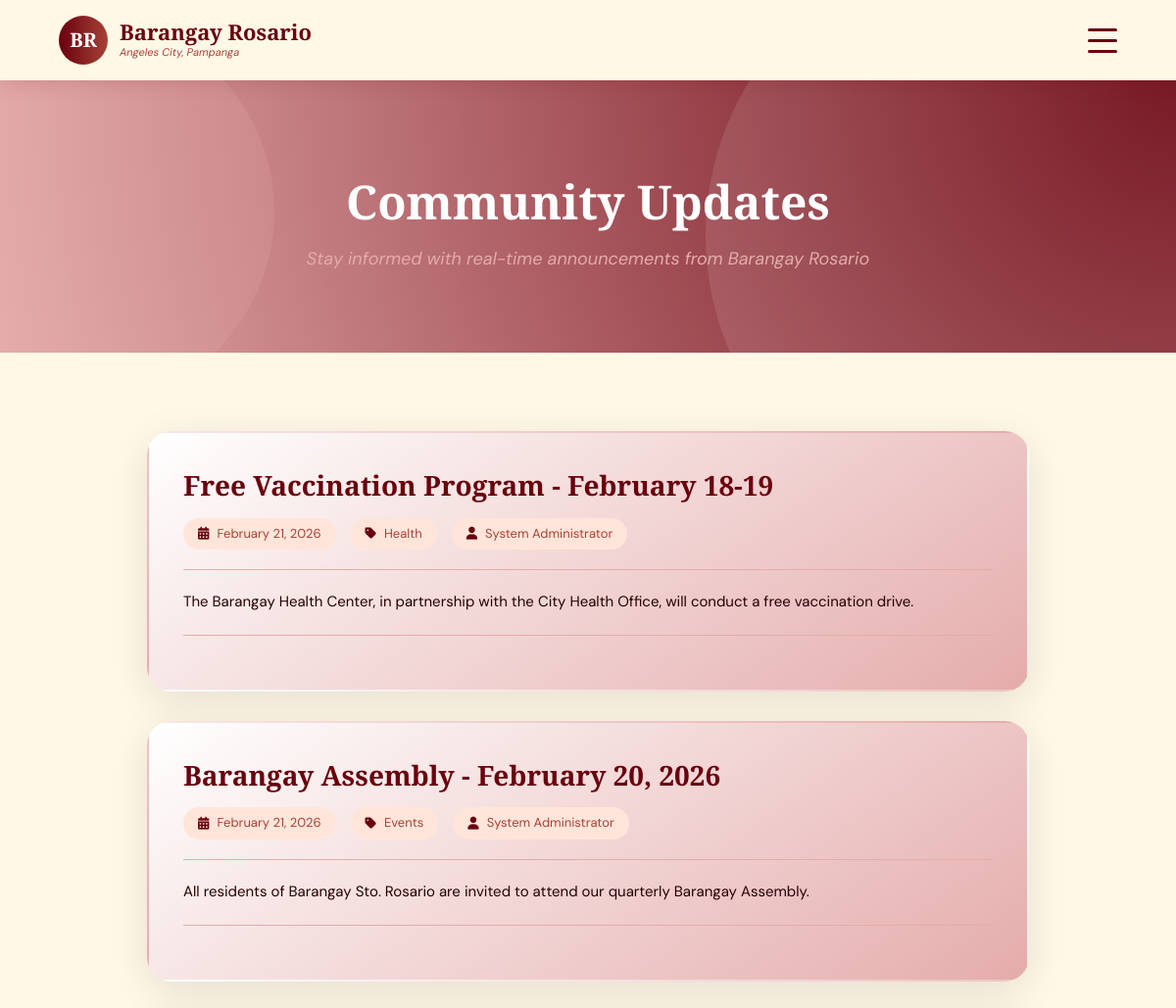
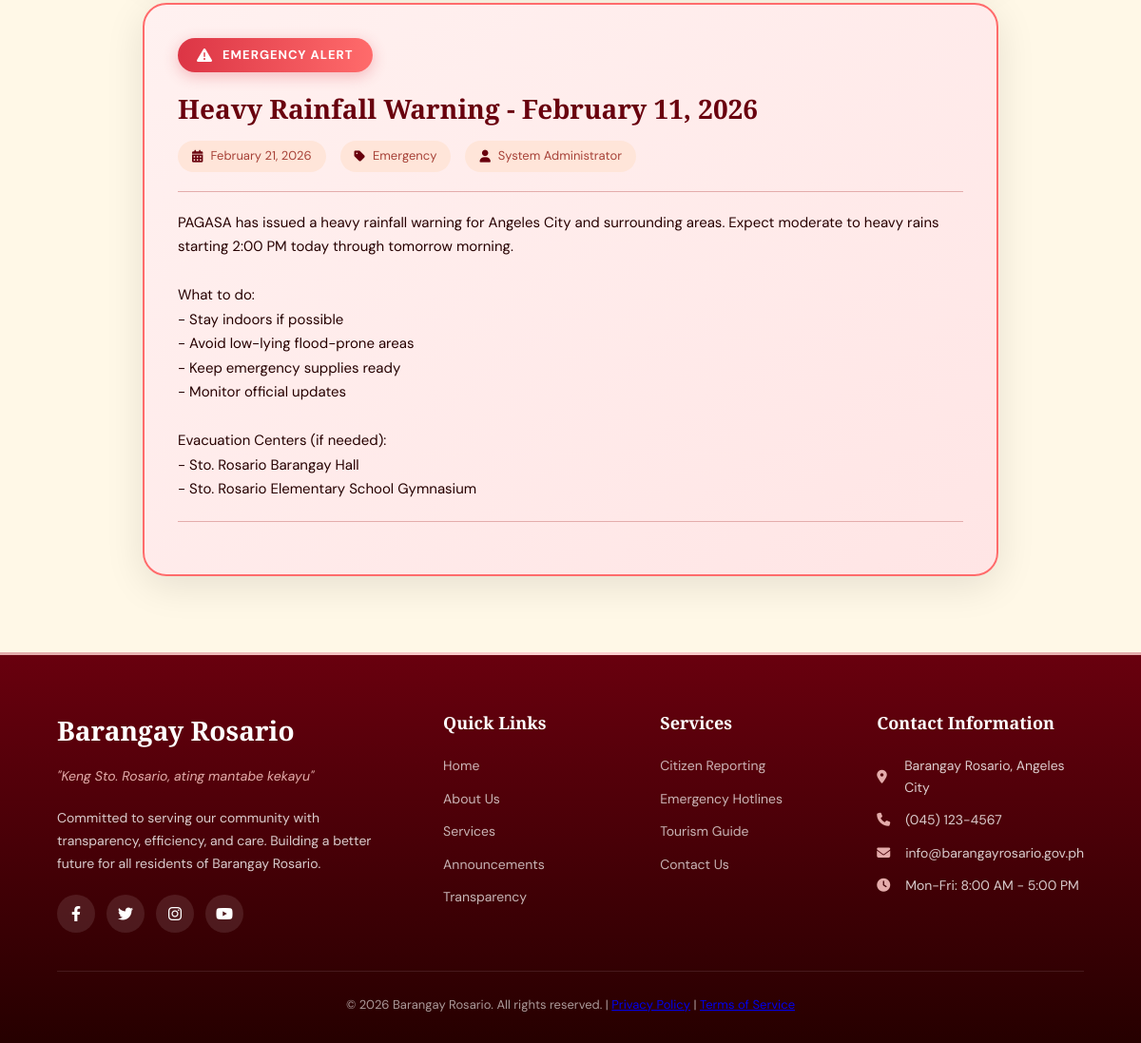
The app's page /updates.php with its own data (2 pictures, top to bottom).
### tables this page shows
CREATE TABLE announcements (
    announcement_id INT PRIMARY KEY AUTO_INCREMENT,
    title VARCHAR(255) NOT NULL,
    slug VARCHAR(255) UNIQUE NOT NULL,
    content TEXT NOT NULL,
    summary TEXT,
    category ENUM('General', 'Emergency', 'Events', 'Health', 'Infrastructure', 'Government Services', 'Public Safety', 'Environmental', 'Youth', 'Senior Citizen') NOT NULL DEFAULT 'General',
    author_id INT NOT NULL,
    featured_image VARCHAR(255),
    attachments TEXT,
    target_audience ENUM('All', 'Citizens', 'Verified Only', 'Admin Only') DEFAULT 'All',
    is_pinned BOOLEAN DEFAULT FALSE,
    is_archived BOOLEAN DEFAULT FALSE,
    views_count INT DEFAULT 0,
    created_at TIMESTAMP DEFAULT CURRENT_TIMESTAMP,
    updated_at TIMESTAMP DEFAULT CURRENT_TIMESTAMP ON UPDATE CURRENT_TIMESTAMP,
    FOREIGN KEY (author_id) REFERENCES admins(admin_id) ON DELETE CASCADE,
    INDEX idx_category (category),
    INDEX idx_created_at (created_at),
    INDEX idx_is_pinned (is_pinned),
    INDEX idx_is_archived (is_archived)
);

### includes/db-connection.php (called while the page is built, shortened)
<?php
$options = [
    PDO::ATTR_ERRMODE            => PDO::ERRMODE_EXCEPTION,
    PDO::ATTR_DEFAULT_FETCH_MODE => PDO::FETCH_ASSOC,
    PDO::ATTR_EMULATE_PREPARES   => false,
];
try {
    $dsn = "mysql:host=" . DB_HOST . ";dbname=" . DB_NAME . ";charset=" . DB_CHARSET;
    $pdo = new PDO($dsn, DB_USER, DB_PASS, $options);
} catch (PDOException $e) {
    error_log("Database Connection Error: " . $e->getMessage());
    $pdo = null;
}
function dbQuery($sql, $params = []) {
    global $pdo;
    try {
        $stmt = $pdo->prepare($sql);
        $stmt->execute($params);
        return $stmt->fetchAll();
    } catch (PDOException $e) {
        error_log("Query Error: " . $e->getMessage());
        return [];
    }
}
function fetchAll($pdo, $sql, $params = []) {
    return dbQuery($sql, $params);
}
?>

### updates.php (the view, shortened to what this page needs)
<?php
require_once 'includes/db-connection.php';
include 'includes/header.php';
$announcements = fetchAll($pdo, "SELECT a.*, ad.first_name, ad.last_name FROM announcements a LEFT JOIN admins ad ON a.author_id = ad.admin_id WHERE is_archived = 0 ORDER BY created_at DESC LIMIT 20");
?>
<div class="page-content">
    <section class="hero page-hero">
        <div class="hero-content">
            <div class="hero-text">
                <h1>Community Updates</h1>
                <p class="tagline">Stay informed with real-time announcements from Barangay Rosario</p>
            </div>
        </div>
    </section>
    <section class="section">
        <div class="container">
            <?php if (empty($announcements)): ?>
                <div class="alert alert-info">
                    <i class="fas fa-info-circle"></i> No announcements available at this time.
                </div>
            <?php else: ?>
                <div class="updates-grid">
                    <?php foreach ($announcements as $announcement): ?>
                        <div class="update-card <?php echo strtolower($announcement['category']) === 'emergency' ? 'emergency-card' : ''; ?>">
                            <?php if (strtolower($announcement['category']) === 'emergency'): ?>
                                <div class="emergency-badge">
                                    <i class="fas fa-exclamation-triangle"></i>
                                    EMERGENCY ALERT
                                </div>
                            <?php endif; ?>
                            <div class="update-header">
                                <h2 class="update-title"><?php echo htmlspecialchars($announcement['title']); ?></h2>
                                <div class="update-meta">
                                    <span class="meta-item">
                                        <i class="fas fa-calendar-alt"></i>
                                        <?php echo date('F d, Y', strtotime($announcement['created_at'])); ?>
                                    </span>
                                    <span class="meta-item">
                                        <i class="fas fa-tag"></i>
                                        <?php echo htmlspecialchars($announcement['category']); ?>
                                    </span>
                                    <?php if (!empty($announcement['first_name'])): ?>
                                        <span class="meta-item">
                                            <i class="fas fa-user"></i>
                                            <?php echo htmlspecialchars($announcement['first_name'] . ' ' . $announcement['last_name']); ?>
                                        </span>
                                    <?php endif; ?>
                                </div>
                            </div>
                            <div class="update-content">
                                <?php echo nl2br(htmlspecialchars($announcement['content'])); ?>
                            </div>
                        </div>
                    <?php endforeach; ?>
                </div>
            <?php endif; ?>
        </div>
    </section>
</div>
<?php include 'includes/footer.php'; ?>

### records on screen
announcements: title "Free Vaccination Program - February 18-19", created_at "February 21, 2026", category "Health", author.last_name "System Administrator", content "The Barangay Health Center, in partnership with the City Health Office, will conduct a free vaccination drive."
announcements: title "Barangay Assembly - February 20, 2026", created_at "February 21, 2026", category "Events", author.last_name "System Administrator", content "All residents of Barangay Sto. Rosario are invited to attend our quarterly Barangay Assembly."
announcements: shows "EMERGENCY ALERT", title "Heavy Rainfall Warning - February 11, 2026", created_at "February 21, 2026", category "Emergency", author.last_name "System Administrator", content "PAGASA has issued a heavy rainfall warning for Angeles City and surrounding areas. Expect moderate to heavy rains starting 2:00 PM today through tomorrow morning. What to do: - Stay indoors if possible - Avoid low-lying flood-prone areas - Keep emergency supplies ready - Monitor official updates Evacuation Centers (if needed): - Sto. Rosario Barangay Hall - Sto. Rosario Elementary School Gymnasium"
